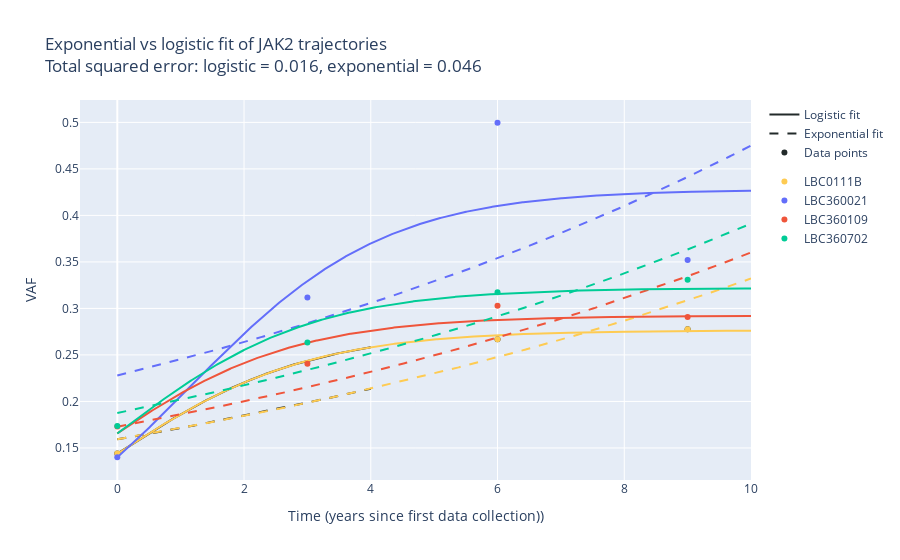

The code cell stored with this chart in its notebook:
### Markdown cell above
## Overlapping exponential and logistic plots

### Code cell
# round up fitness
log_fit=round(logistic.out.params['fit_1']*1,3)
exp_fit=round(exponential.out.params['fit_1']*1,3)
log_err=round(logistic.out.chisqr*1,3)
exp_err=round(exponential.out.chisqr*1,3)

fig=go.Figure()

x_line = np.linspace(0,4,1000)
y_log = modelling.logistic_dataset(logistic.out.params, 0, x_line)
y_exp = modelling.exponential_dataset(exponential.out.params, 0, x_line)
    

fig.add_trace(go.Scatter(x=x_line, y=y_log,mode='lines',line=dict(color='#222A2A'), 
                             legendgroup="group",  # this can be any string, not just "group"
                             name="Logistic fit",
                            ))

fig.add_trace(go.Scatter(x=x_line, y=y_exp,mode='lines',line=dict(color='#222A2A',dash='dash'), 
                             legendgroup="group",  # this can be any string, not just "group"
                             name="Exponential fit",
                            ))



fig.add_trace(go.Scatter(x=exponential.x[0] , y=exponential.y[0] ,mode='markers', line=dict(color='#222A2A'), 
                             #name=f'{participant[i]} data',
                             legendgroup="group",  # this can be any string, not just "group"
                             name="Data points",
                            ))

    


for i, points in enumerate(zip(exponential.x,exponential.y)):
    x_line = np.linspace(0,10,1000)
    y_log = modelling.logistic_dataset(logistic.out.params, i, x_line)
    y_exp = modelling.exponential_dataset(exponential.out.params, i, x_line)

    fig.add_trace(go.Scatter(x=points[0], y=points[1],mode='markers', line=dict(color=colors[i%10-1]), 
                             legendgroup="group2",  # this can be any string, not just "group"
                             name=f'{exponential.participants[i]}'
                            ))

    fig.add_trace(go.Scatter(x=x_line, y=y_log,mode='lines',line=dict(color=colors[i%10-1]), 
                             legendgroup="group2",  # this can be any string, not just "group"
                             showlegend=False
                            ))
    fig.add_trace(go.Scatter(x=x_line, y=y_exp,mode='lines', line=dict(color=colors[i%10-1],dash='dash'), 
                             legendgroup="group2",  # this can be any string, not just "group"
                             name ='Fitted trajectory',
                             showlegend=False
                            ))

# Edit the layout
fig.update_layout(title = f'Exponential vs logistic fit of {exponential.gene} trajectories<br>'
                          f'Total squared error: logistic = {log_err}, exponential = {exp_err}',
                   xaxis_title='Time (years since first data collection))',
                   yaxis_title='VAF',
                )
fig

### Figure 1 — Plotly figure (JSON) as saved in the notebook; plotly's stock layout.template omitted (floating-point values rounded to 4 significant figures; data arrays with more than 128 entries replaced by an {"elided": "..."} marker saying what was removed)
{"data": [{"legendgroup": "group", "line": {"color": "#222A2A"}, "mode": "lines", "name": "Logistic fit", "type": "scatter", "x": {"elided": "1000 float values"}, "y": {"elided": "1000 float values"}}, {"legendgroup": "group", "line": {"color": "#222A2A", "dash": "dash"}, "mode": "lines", "name": "Exponential fit", "type": "scatter", "x": {"elided": "1000 float values"}, "y": {"elided": "1000 float values"}}, {"legendgroup": "group", "line": {"color": "#222A2A"}, "mode": "markers", "name": "Data points", "type": "scatter", "x": [0, 6, 9], "y": [0.1441, 0.2668, 0.2776]}, {"legendgroup": "group2", "line": {"color": "#FECB52"}, "mode": "markers", "name": "LBC0111B", "type": "scatter", "x": [0, 6, 9], "y": [0.1441, 0.2668, 0.2776]}, {"legendgroup": "group2", "line": {"color": "#FECB52"}, "mode": "lines", "showlegend": false, "type": "scatter", "x": {"elided": "1000 float values"}, "y": {"elided": "1000 float values"}}, {"legendgroup": "group2", "line": {"color": "#FECB52", "dash": "dash"}, "mode": "lines", "name": "Fitted trajectory", "showlegend": false, "type": "scatter", "x": {"elided": "1000 float values"}, "y": {"elided": "1000 float values"}}, {"legendgroup": "group2", "line": {"color": "#636EFA"}, "mode": "markers", "name": "LBC360021", "type": "scatter", "x": [0, 3, 6, 9], "y": [0.14, 0.3118, 0.4996, 0.352]}, {"legendgroup": "group2", "line": {"color": "#636EFA"}, "mode": "lines", "showlegend": false, "type": "scatter", "x": {"elided": "1000 float values"}, "y": {"elided": "1000 float values"}}, {"legendgroup": "group2", "line": {"color": "#636EFA", "dash": "dash"}, "mode": "lines", "name": "Fitted trajectory", "showlegend": false, "type": "scatter", "x": {"elided": "1000 float values"}, "y": {"elided": "1000 float values"}}, {"legendgroup": "group2", "line": {"color": "#EF553B"}, "mode": "markers", "name": "LBC360109", "type": "scatter", "x": [0, 3, 6, 9], "y": [0.173, 0.2405, 0.3028, 0.2908]}, {"legendgroup": "group2", "line": {"color": "#EF553B"}, "mode": "lines", "showlegend": false, "type": "scatter", "x": {"elided": "1000 float values"}, "y": {"elided": "1000 float values"}}, {"legendgroup": "group2", "line": {"color": "#EF553B", "dash": "dash"}, "mode": "lines", "name": "Fitted trajectory", "showlegend": false, "type": "scatter", "x": {"elided": "1000 float values"}, "y": {"elided": "1000 float values"}}, {"legendgroup": "group2", "line": {"color": "#00CC96"}, "mode": "markers", "name": "LBC360702", "type": "scatter", "x": [0, 3, 6, 9], "y": [0.1736, 0.2634, 0.3175, 0.3307]}, {"legendgroup": "group2", "line": {"color": "#00CC96"}, "mode": "lines", "showlegend": false, "type": "scatter", "x": {"elided": "1000 float values"}, "y": {"elided": "1000 float values"}}, {"legendgroup": "group2", "line": {"color": "#00CC96", "dash": "dash"}, "mode": "lines", "name": "Fitted trajectory", "showlegend": false, "type": "scatter", "x": {"elided": "1000 float values"}, "y": {"elided": "1000 float values"}}], "layout": {"title": {"text": "Exponential vs logistic fit of JAK2 trajectories<br>Total squared error: logistic = 0.016, exponential = 0.046"}, "xaxis": {"title": {"text": "Time (years since first data collection))"}}, "yaxis": {"title": {"text": "VAF"}}}}
